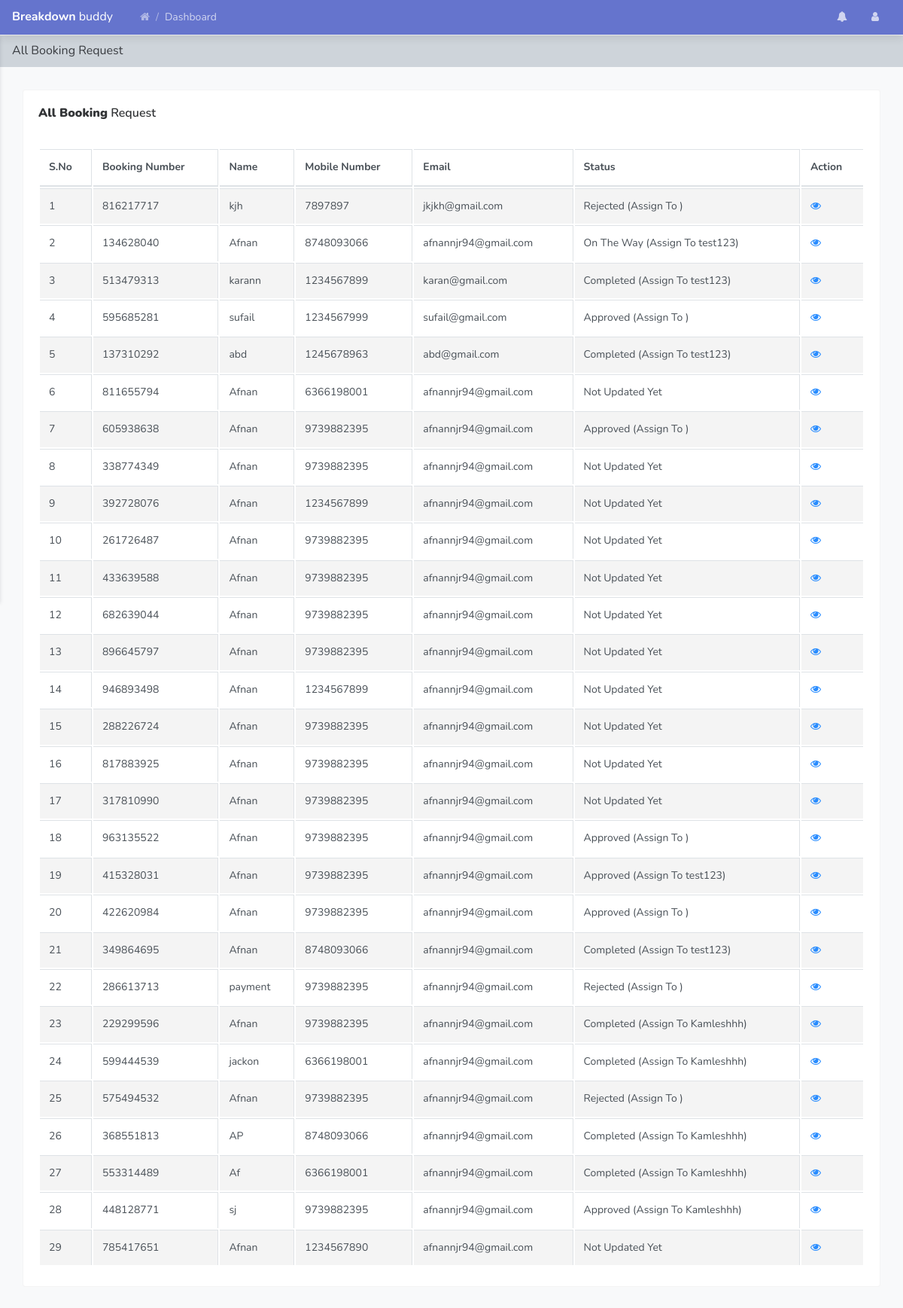
/vehicleassitancems/admin/all-request.php (signed in), run on the app's committed database.
### tables this page shows
CREATE TABLE `tblbook` (
  `ID` int(10) NOT NULL,
  `BookingNumber` int(10) DEFAULT NULL,
  `Name` varchar(200) DEFAULT NULL,
  `Email` varchar(200) DEFAULT NULL,
  `PhoneNumber` bigint(10) DEFAULT NULL,
  `PickupLoc` varchar(200) DEFAULT NULL,
  `Destination` varchar(200) DEFAULT NULL,
  `PickupDate` varchar(200) DEFAULT NULL,
  `PickupTime` varchar(200) DEFAULT NULL,
  `VehicleType` varchar(200) DEFAULT NULL,
  `DateofRequest` timestamp NOT NULL DEFAULT current_timestamp(),
  `Remark` varchar(200) DEFAULT NULL,
  `Status` varchar(200) DEFAULT NULL,
  `PaymentStatus` varchar(50) DEFAULT 'Pending',
  `ServiceType` varchar(100) DEFAULT NULL,
  `AdvancePaymentAmount` decimal(10,2) DEFAULT 0.00,
  `TotalAmount` decimal(10,2) DEFAULT 0.00,
  `AssignTo` varchar(200) DEFAULT NULL,
  `AssignedServiceProvider` varchar(200) DEFAULT NULL,
  `BookingStatusFlow` enum('Payment Pending','Payment Confirmed','Pending Admin Approval','Confirmed','On The Way','Completed','Rejected','Refunded') DEFAULT 'Payment Pending',
  `UpdationDate` timestamp NOT NULL DEFAULT current_timestamp() ON UPDATE current_timestamp(),
  `AdminApprovalDate` timestamp NULL DEFAULT NULL,
  `RejectionReason` varchar(500) DEFAULT NULL,
  `Latitude` decimal(10,8) DEFAULT NULL,
  `Longitude` decimal(11,8) DEFAULT NULL,
  `request_uuid` varchar(36) NOT NULL DEFAULT uuid() COMMENT 'Unique request identifier',
  `payment_status` enum('pending','paid','refunded','failed') NOT NULL DEFAULT 'pending' COMMENT 'Payment status',
  `advance_amount` decimal(10,2) NOT NULL DEFAULT 0.00 COMMENT 'Advance amount paid',
  `total_amount` decimal(10,2) NOT NULL DEFAULT 0.00 COMMENT 'Total service cost',
  `admin_review_status` enum('waiting','approved','rejected') NOT NULL DEFAULT 'waiting' COMMENT 'Admin review status',
  `admin_review_reason` text DEFAULT NULL COMMENT 'Admin review reason',
  `admin_review_by` int(11) DEFAULT NULL COMMENT 'Admin ID who reviewed',
  `admin_review_date` timestamp NULL DEFAULT NULL COMMENT 'Admin review timestamp',
  `payment_ip` varchar(45) DEFAULT NULL COMMENT 'IP address of payment',
  `payment_user_agent` text DEFAULT NULL COMMENT 'User agent of payment',
  `refund_id` varchar(100) DEFAULT NULL COMMENT 'Razorpay refund ID',
  `refund_amount` decimal(10,2) DEFAULT 0.00 COMMENT 'Refund amount',
  `refund_date` timestamp NULL DEFAULT NULL COMMENT 'Refund timestamp',
  `refund_reason` text DEFAULT NULL COMMENT 'Refund reason',
  `created_at` timestamp NOT NULL DEFAULT current_timestamp(),
  `updated_at` timestamp NOT NULL DEFAULT current_timestamp() ON UPDATE current_timestamp(),
  `razorpay_payment_id` varchar(100) DEFAULT NULL COMMENT 'Razorpay payment ID',
  `request_status` enum('Pending Admin Review','Approved','Rejected') NOT NULL DEFAULT 'Pending Admin Review' COMMENT 'Request approval status',
  `payment_amount` decimal(10,2) NOT NULL DEFAULT 0.00 COMMENT 'Advance payment amount',
  `payment_date` timestamp NULL DEFAULT NULL COMMENT 'Payment completion date'
);

### vehicleassitancems/admin/all-request.php (the view, shortened to what this page needs)
<?php
include('includes/dbconnection.php');
if (strlen($_SESSION['vamsaid']==0)) {
  header('location:logout.php');
  } else{
  ?>
<!doctype html>
<html lang="en">
<head>
    <link rel="stylesheet" href="../assets/vendor/themify-icons/themify-icons.css">
    <link rel="stylesheet" href="../assets/vendor/fontawesome/css/font-awesome.min.css">
    <link rel="stylesheet" href="../assets/vendor/jquery-datatable/dataTables.bootstrap4.min.css">
    <link  rel="stylesheet" href="../assets/css/main.css">
</head>
<body class="theme-indigo">
<?php include_once('includes/header.php');?>
    <div class="main_content" id="main-content">
        <div class="page">
            <nav class="navbar navbar-expand-lg navbar-light bg-light">
                <a class="navbar-brand" href="javascript:void(0);">All Booking Request</a>
            </nav>
            <div class="container-fluid">
                <div class="row clearfix">
                    <div class="col-lg-12">
                        <div class="card">
                            <div class="header">
                                <h2><strong>All Booking</strong> Request </h2>
                            </div>
                            <div class="body">
                                <div class="table-responsive">
                                    <table class="table table-bordered table-striped table-hover js-basic-example dataTable">
                                        <thead>
                                            <tr>
                                               <th>S.No</th>
                                        <th>Booking Number</th>
                                        <th>Name</th>
                                        <th>Mobile Number</th>
                                        <th>Email</th>
                                    <th>Status</th>
                                        <th>Action</th>
                                            </tr>
                                        </thead>
                                        <tbody>
                                            <tr>
                                               <?php
$sql="SELECT * from  tblbook";
$query = $dbh -> prepare($sql);
$query->execute();
$results=$query->fetchAll(PDO::FETCH_OBJ);
$cnt=1;
if($query->rowCount() > 0)
{
foreach($results as $row)
{               ?>
                                              <td><?php echo htmlentities($cnt);?></td>
                                        <td><?php  echo htmlentities($row->BookingNumber);?></td>
                                        <td><?php  echo htmlentities($row->Name);?></td>
                                        <td><?php  echo htmlentities($row->PhoneNumber);?></td>
                                        <td><?php  echo htmlentities($row->Email);?></td>
                                             <?php if($row->Status==""){ ?>
                     <td><?php echo "Not Updated Yet"; ?></td>
<?php } else { ?>                  <td><?php  echo htmlentities($row->Status);?> (Assign To <?php  echo htmlentities($row->AssignTo);?>)
                  </td>
                  <?php } ?>
                                        <td><a href="view-booking-detail.php?editid=<?php echo htmlentities ($row->ID);?>&&bookid=<?php echo htmlentities ($row->BookingNumber);?>"><i class="fa fa-eye" aria-hidden="true"></i></a></td>
                                            </tr>
                                         <?php $cnt=$cnt+1;}} ?>
                                        </tbody>
                                    </table>
                                </div>
                            </div>
                        </div>
                    </div>
                </div>
            </div>
        </div>
    </div>
</body>
</html><?php }  ?>

### vehicleassitancems/admin/includes/header.php (shortened to what this page needs)
<nav class="navbar custom-navbar navbar-expand-lg py-2">
    <div class="container-fluid px-0">
        <a href="dashboard.php" class="navbar-brand"><strong>Breakdown</strong> buddy</a>
        <div id="navbar_main">
            <ul class="navbar-nav mr-auto hidden-xs">
                <li class="nav-item page-header">
                <ul class="breadcrumb" style="padding-left: 20px;">
                    <li class="breadcrumb-item"><a href="dashbaord.php"><i class="fa fa-home"></i></a></li>
                    <li class="breadcrumb-item active">Dashboard</li>
                </ul>
                </li>
            </ul>
            <ul class="navbar-nav ml-auto">
                <li class="nav-item dropdown">
                    <a class="nav-link nav-link-icon" href="javascript:void(0);" id="navbar_1_dropdown_2" role="button" data-toggle="dropdown" aria-haspopup="true" aria-expanded="false"><i class="fa fa-bell"></i></a>
                </li>
                <li class="nav-item dropdown">
                    <a class="nav-link nav-link-icon" href="javascript:void(0);" id="navbar_1_dropdown_3" role="button" data-toggle="dropdown" aria-haspopup="true" aria-expanded="false"><i class="fa fa-user"></i></a>
                </li>
            </ul>
        </div>
    </div>
</nav>

### data on the page
tblbook: BookingNumber "816217717", Name "kjh", PhoneNumber "7897897", Email "jkjkh@gmail.com", Status "Rejected"
tblbook: BookingNumber "134628040", Name "Afnan", PhoneNumber "8748093066", Email "afnannjr94@gmail.com", Status "On The Way", AssignTo "test123"
tblbook: BookingNumber "513479313", Name "karann", PhoneNumber "1234567899", Email "karan@gmail.com", Status "Completed", AssignTo "test123"
tblbook: BookingNumber "595685281", Name "sufail", PhoneNumber "1234567999", Email "sufail@gmail.com", Status "Approved"
tblbook: BookingNumber "137310292", Name "abd", PhoneNumber "1245678963", Email "abd@gmail.com", Status "Completed", AssignTo "test123"
tblbook: BookingNumber "811655794", Name "Afnan", PhoneNumber "6366198001", Email "afnannjr94@gmail.com", shows "Not Updated Yet"
tblbook: BookingNumber "605938638", Name "Afnan", PhoneNumber "9739882395", Email "afnannjr94@gmail.com", Status "Approved"
tblbook: BookingNumber "338774349", Name "Afnan", PhoneNumber "9739882395", Email "afnannjr94@gmail.com", shows "Not Updated Yet"
tblbook: BookingNumber "392728076", Name "Afnan", PhoneNumber "1234567899", Email "afnannjr94@gmail.com", shows "Not Updated Yet"
tblbook: BookingNumber "261726487", Name "Afnan", PhoneNumber "9739882395", Email "afnannjr94@gmail.com", shows "Not Updated Yet"
tblbook: BookingNumber "433639588", Name "Afnan", PhoneNumber "9739882395", Email "afnannjr94@gmail.com", shows "Not Updated Yet"
tblbook: BookingNumber "682639044", Name "Afnan", PhoneNumber "9739882395", Email "afnannjr94@gmail.com", shows "Not Updated Yet"
tblbook: BookingNumber "896645797", Name "Afnan", PhoneNumber "9739882395", Email "afnannjr94@gmail.com", shows "Not Updated Yet"
tblbook: BookingNumber "946893498", Name "Afnan", PhoneNumber "1234567899", Email "afnannjr94@gmail.com", shows "Not Updated Yet"
tblbook: BookingNumber "288226724", Name "Afnan", PhoneNumber "9739882395", Email "afnannjr94@gmail.com", shows "Not Updated Yet"
tblbook: BookingNumber "817883925", Name "Afnan", PhoneNumber "9739882395", Email "afnannjr94@gmail.com", shows "Not Updated Yet"
tblbook: BookingNumber "317810990", Name "Afnan", PhoneNumber "9739882395", Email "afnannjr94@gmail.com", shows "Not Updated Yet"
tblbook: BookingNumber "963135522", Name "Afnan", PhoneNumber "9739882395", Email "afnannjr94@gmail.com", Status "Approved"
tblbook: BookingNumber "415328031", Name "Afnan", PhoneNumber "9739882395", Email "afnannjr94@gmail.com", Status "Approved", AssignTo "test123"
tblbook: BookingNumber "422620984", Name "Afnan", PhoneNumber "9739882395", Email "afnannjr94@gmail.com", Status "Approved"
tblbook: BookingNumber "349864695", Name "Afnan", PhoneNumber "8748093066", Email "afnannjr94@gmail.com", Status "Completed", AssignTo "test123"
tblbook: BookingNumber "286613713", Name "payment", PhoneNumber "9739882395", Email "afnannjr94@gmail.com", Status "Rejected"
tblbook: BookingNumber "229299596", Name "Afnan", PhoneNumber "9739882395", Email "afnannjr94@gmail.com", Status "Completed", AssignTo "Kamleshhh"
tblbook: BookingNumber "599444539", Name "jackon", PhoneNumber "6366198001", Email "afnannjr94@gmail.com", Status "Completed", AssignTo "Kamleshhh"
tblbook: BookingNumber "575494532", Name "Afnan", PhoneNumber "9739882395", Email "afnannjr94@gmail.com", Status "Rejected"
tblbook: BookingNumber "368551813", Name "AP", PhoneNumber "8748093066", Email "afnannjr94@gmail.com", Status "Completed", AssignTo "Kamleshhh"
tblbook: BookingNumber "553314489", Name "Af", PhoneNumber "6366198001", Email "afnannjr94@gmail.com", Status "Completed", AssignTo "Kamleshhh"
tblbook: BookingNumber "448128771", Name "sj", PhoneNumber "9739882395", Email "afnannjr94@gmail.com", Status "Approved", AssignTo "Kamleshhh"
tblbook: BookingNumber "785417651", Name "Afnan", PhoneNumber "1234567890", Email "afnannjr94@gmail.com", shows "Not Updated Yet"
